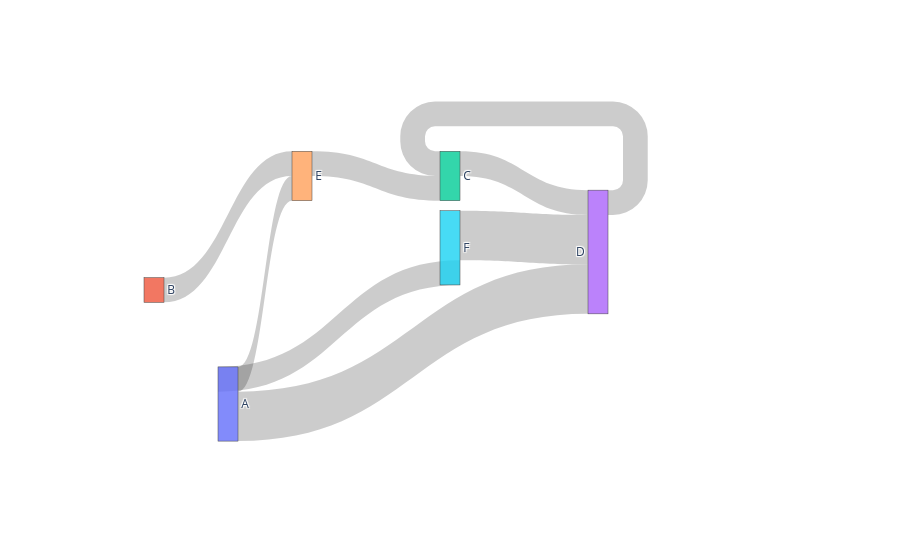

Notebook code for this chart:
### Code cell
import plotly.graph_objects as go

fig = go.Figure(go.Sankey(
    arrangement = "snap",
    node = {
        "label": ["A", "B", "C", "D", "E", "F"],
        "x": [0.2, 0.1, 0.5, 0.7, 0.3, 0.5],
        "y": [0.8, 0.5, 0.2, 0.4, 0.2, 0.3],
        'pad':10},  # 10 Pixels
    link = {
        "source": [0, 0, 1, 2, 5, 4, 3, 5],
        "target": [4, 3, 4, 3, 0, 2, 2, 3],
        "value": [1, 2, 1, 1, 1, 1, 1, 2]}))

fig.show()

### Figure 1 — Plotly figure (JSON) as saved in the notebook; plotly's stock layout.template omitted (floating-point values rounded to 4 significant figures)
{"data": [{"arrangement": "snap", "link": {"source": [0, 0, 1, 2, 5, 4, 3, 5], "target": [4, 3, 4, 3, 0, 2, 2, 3], "value": [1, 2, 1, 1, 1, 1, 1, 2]}, "node": {"label": ["A", "B", "C", "D", "E", "F"], "pad": 10, "x": [0.2, 0.1, 0.5, 0.7, 0.3, 0.5], "y": [0.8, 0.5, 0.2, 0.4, 0.2, 0.3]}, "type": "sankey"}], "layout": {}}
